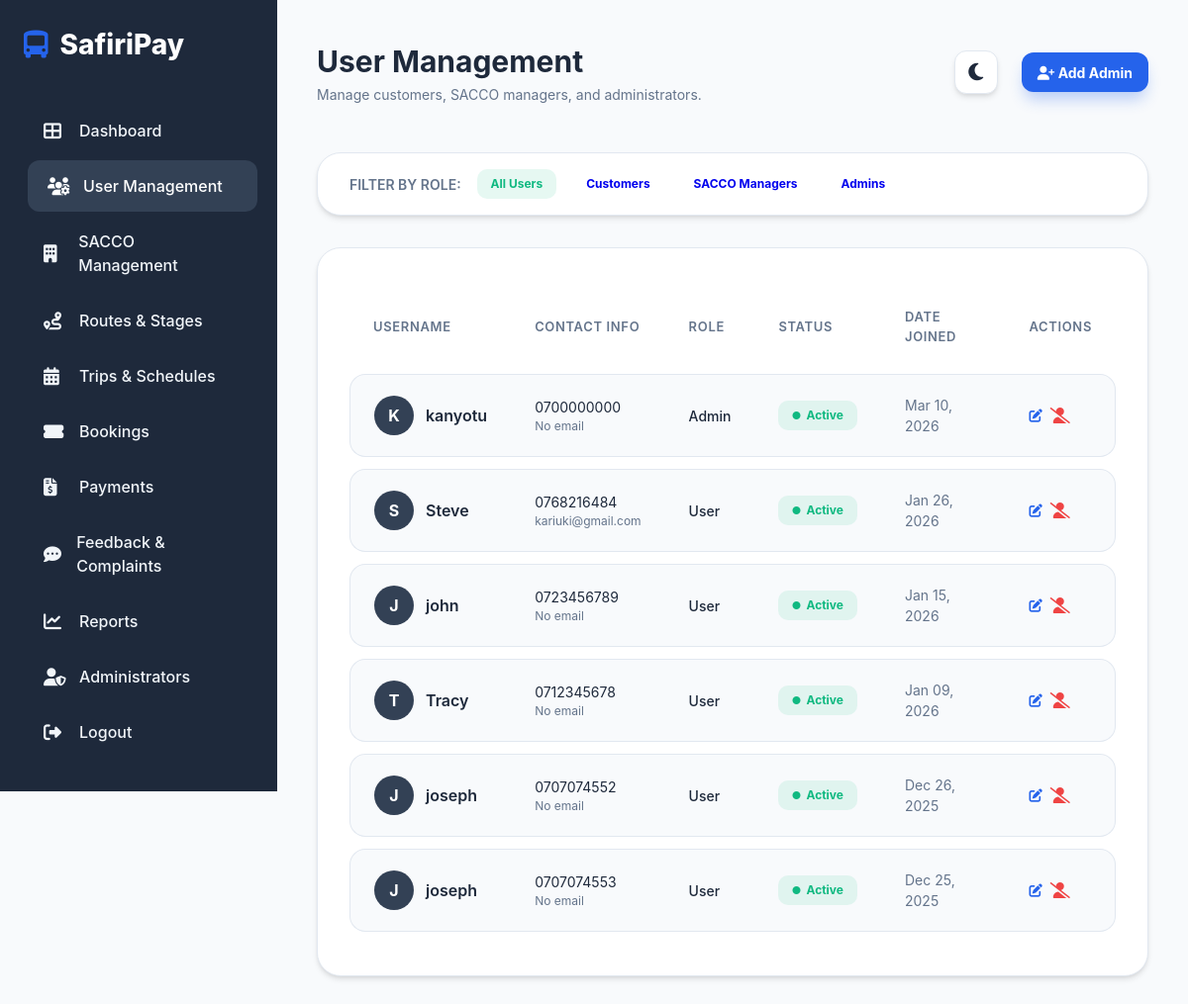
The app's page /adminveiw/manage_users.php (signed in) with its own data.
### tables this page shows
CREATE TABLE `users` (
  `userid` int(11) NOT NULL,
  `username` varchar(50) NOT NULL,
  `phoneno` varchar(15) NOT NULL,
  `email` varchar(255) DEFAULT NULL,
  `hashedpassword` varchar(255) NOT NULL,
  `monthlybudget` decimal(10,2) DEFAULT NULL,
  `datejoined` datetime DEFAULT current_timestamp(),
  `type` enum('user','sacco','admin') NOT NULL DEFAULT 'user',
  `saccoid` int(11) DEFAULT NULL
);

### adminveiw/manage_users.php (the view, shortened to what this page needs)
<?php
include 'database.php';
$filter = isset($_GET['type']) ? $_GET['type'] : 'all';
$query = "SELECT * FROM users";
$query .= " ORDER BY datejoined DESC";
$users = $conn->query($query);
?>
<!DOCTYPE html>
<html lang="en">
<head>
    <link rel="stylesheet" href="https://cdnjs.cloudflare.com/ajax/libs/font-awesome/6.4.0/css/all.min.css">
    <link rel="stylesheet" href="admin.css">
</head>
<body>
    <div class="dashboard-container">
        <div class="sidebar">
            <div class="sidebar-header">
                <i class="fas fa-bus-alt"></i>
                <span>SafiriPay</span>
            </div>
            <ul class="sidebar-menu">
                <li><a href="dashboard.php"><i class="fas fa-th-large"></i> <span>Dashboard</span></a></li>
                <li><a href="manage_users.php" class="active"><i class="fas fa-users-cog"></i> <span>User Management</span></a></li>
                <li><a href="manage_saccos.php"><i class="fas fa-building"></i> <span>SACCO Management</span></a></li>
                <li><a href="manage_routes.php"><i class="fas fa-route"></i> <span>Routes & Stages</span></a></li>
                <li><a href="manage_trips.php"><i class="fas fa-calendar-alt"></i> <span>Trips & Schedules</span></a></li>
                <li><a href="manage_bookings.php"><i class="fas fa-ticket-alt"></i> <span>Bookings</span></a></li>
                <li><a href="manage_payments.php"><i class="fas fa-file-invoice-dollar"></i> <span>Payments</span></a></li>
                <li><a href="manage_feedback.php"><i class="fas fa-comment-dots"></i> <span>Feedback & Complaints</span></a></li>
                <li><a href="reports.php"><i class="fas fa-chart-line"></i> <span>Reports</span></a></li>
                <li><a href="addadmin.php"><i class="fas fa-user-shield"></i> <span>Administrators</span></a></li>
                <li><a href="logout.php"><i class="fas fa-sign-out-alt"></i> <span>Logout</span></a></li>
            </ul>
        </div>
        <main class="main-content">
            <header class="header">
                <div class="header-title">
                    <h1>User Management</h1>
                    <p style="color: var(--text-muted); font-size: 0.875rem;">Manage customers, SACCO managers, and administrators.</p>
                </div>
                <div class="header-actions">
                    <button class="theme-toggle" id="theme-toggle">
                        <i class="fas fa-moon"></i>
                    </button>
                    <a href="addadmin.php" class="btn btn-primary" style="text-decoration: none; padding: 0.6rem 1rem; font-size: 0.875rem;">
                        <i class="fas fa-user-plus"></i> Add Admin
                    </a>
                </div>
            </header>
            <div class="data-card" style="margin-bottom: 2rem; padding: 1rem 2rem;">
                <div style="display: flex; gap: 1rem; align-items: center;">
                    <span style="font-weight: 600; font-size: 0.875rem; color: var(--text-muted);">FILTER BY ROLE:</span>
                    <a href="manage_users.php?type=all" class="status-badge <?php echo $filter == 'all' ? 'status-active' : ''; ?>" style="text-decoration: none; cursor: pointer;">All Users</a>
                    <a href="manage_users.php?type=user" class="status-badge <?php echo $filter == 'user' ? 'status-active' : ''; ?>" style="text-decoration: none; cursor: pointer;">Customers</a>
                    <a href="manage_users.php?type=sacco" class="status-badge <?php echo $filter == 'sacco' ? 'status-active' : ''; ?>" style="text-decoration: none; cursor: pointer;">SACCO Managers</a>
                    <a href="manage_users.php?type=admin" class="status-badge <?php echo $filter == 'admin' ? 'status-active' : ''; ?>" style="text-decoration: none; cursor: pointer;">Admins</a>
                </div>
            </div>
            <div class="data-card">
                <div class="table-responsive">
                    <table>
                        <thead>
                            <tr>
                                <th>Username</th>
                                <th>Contact Info</th>
                                <th>Role</th>
                                <th>Status</th>
                                <th>Date Joined</th>
                                <th>Actions</th>
                            </tr>
                        </thead>
                        <tbody>
                            <?php if ($users && $users->num_rows > 0): ?>
                                <?php while($row = $users->fetch_assoc()): ?>
                                    <tr>
                                        <td>
                                            <div style="display: flex; align-items: center; gap: 12px;">
                                                <div style="width: 40px; height: 40px; border-radius: 50%; background: var(--sidebar-hover); display: flex; align-items: center; justify-content: center; font-weight: 700; color: #fff;">
                                                    <?php echo strtoupper(substr($row['username'], 0, 1)); ?>
                                                </div>
                                                <div style="font-weight: 600;"><?php echo htmlspecialchars($row['username']); ?></div>
                                            </div>
                                        </td>
                                        <td>
                                            <div style="font-size: 0.875rem;"><?php echo htmlspecialchars($row['phoneno']); ?></div>
                                            <div style="font-size: 0.75rem; color: var(--text-muted);"><?php echo htmlspecialchars($row['email'] ?: 'No email'); ?></div>
                                        </td>
                                        <td>
                                            <span style="text-transform: capitalize; font-weight: 500; font-size: 0.875rem;">
                                                <?php echo $row['type'] ?: 'User'; ?>
                                            </span>
                                        </td>
                                        <td>
                                            <?php
                                            $is_active = !isset($row['status']) || $row['status'] == 1;
                                            ?>
                                            <span class="status-badge <?php echo $is_active ? 'status-active' : 'status-deactivated'; ?>">
                                                <i class="fas fa-circle" style="font-size: 0.5rem;"></i>
                                                <?php echo $is_active ? 'Active' : 'Inactive'; ?>
                                            </span>
                                        </td>
                                        <td style="color: var(--text-muted); font-size: 0.875rem;">
                                            <?php echo date('M d, Y', strtotime($row['datejoined'])); ?>
                                        </td>
                                        <td>
                                            <div style="display: flex; gap: 8px;">
                                                <button title="Edit User" style="background: none; border: none; color: var(--primary); cursor: pointer;"><i class="fas fa-edit"></i></button>
                                                <?php if($is_active): ?>
                                                    <a href="manage_users.php?action=deactivate&id=<?php echo $row['userid']; ?>" title="Deactivate" style="color: var(--danger);"><i class="fas fa-user-slash"></i></a>
                                                <?php else: ?>
                                                    <a href="manage_users.php?action=activate&id=<?php echo $row['userid']; ?>" title="Activate" style="color: var(--success);"><i class="fas fa-user-check"></i></a>
                                                <?php endif; ?>
                                            </div>
                                        </td>
                                    </tr>
                                <?php endwhile; ?>
                            <?php else: ?>
                                <tr>
                                    <td colspan="6" style="text-align:center;">No users found.</td>
                                </tr>
                            <?php endif; ?>
                        </tbody>
                    </table>
                </div>
            </div>
        </main>
    </div>
</body>
</html>

### adminveiw/admin.css (style rules this page uses)
:root { --primary: #2563eb; --primary-alt: #1d4ed8; --bg-main: #f8fafc; --sidebar-bg: #1e293b; --sidebar-text: #f1f5f9; --sidebar-hover: #334155; --card-bg: #ffffff; --text-main: #1e293b; --text-muted: #64748b; --border: #e2e8f0; --success: #10b981; --warning: #f59e0b; --danger: #ef4444; --shadow: 0 4px 6px -1px rgb(0 0 0 / 0.1), 0 2px 4px -2px rgb(0 0 0 / 0.1); --glass-bg: rgba(255, 255, 255, 0.7); --glass-border: rgba(255, 255, 255, 0.3); }
* { margin: 0; padding: 0; box-sizing: border-box; font-family: 'Inter', -apple-system, BlinkMacSystemFont, "Segoe UI", Roboto, sans-serif; transition: background-color 0.3s, color 0.3s, border-color 0.3s; }
body { background-color: var(--bg-main); color: var(--text-main); line-height: 1.5; }
.dashboard-container { display: flex; min-height: 100vh; }
.sidebar { width: 280px; background-color: var(--sidebar-bg); color: var(--sidebar-text); padding: 1.5rem; position: fixed; height: 100vh; z-index: 1000; }
.sidebar-header { margin-bottom: 2.5rem; font-size: 1.75rem; font-weight: 800; color: #fff; display: flex; align-items: center; gap: 12px; }
.sidebar-header i { color: var(--primary); }
.sidebar-menu { list-style: none; }
.sidebar-menu li { margin-bottom: 0.25rem; }
.sidebar-menu a { color: var(--sidebar-text); text-decoration: none; display: flex; align-items: center; gap: 12px; padding: 0.875rem 1.25rem; border-radius: 12px; font-weight: 500; transition: all 0.2s cubic-bezier(0.4, 0, 0.2, 1); }
.sidebar-menu a:hover, .sidebar-menu a.active { background-color: var(--sidebar-hover); color: #fff; transform: translateX(4px); }
.sidebar-menu a i { font-size: 1.125rem; width: 24px; }
.main-content { flex: 1; margin-left: 280px; padding: 2.5rem; }
.header { display: flex; justify-content: space-between; align-items: center; margin-bottom: 3rem; }
.header-title h1 { font-size: 1.875rem; font-weight: 700; }
.header-actions { display: flex; align-items: center; gap: 1.5rem; }
.theme-toggle { background: var(--card-bg); border: 1px solid var(--border); width: 44px; height: 44px; border-radius: 12px; cursor: pointer; display: flex; align-items: center; justify-content: center; font-size: 1.25rem; color: var(--text-main); box-shadow: var(--shadow); }
.data-card { background: var(--card-bg); border-radius: 24px; box-shadow: var(--shadow); padding: 2rem; border: 1px solid var(--border); }
.table-responsive { overflow-x: auto; }
table { width: 100%; border-collapse: separate; border-spacing: 0 12px; }
th { padding: 1rem 1.5rem; text-align: left; font-weight: 600; color: var(--text-muted); font-size: 0.8125rem; text-transform: uppercase; letter-spacing: 0.05em; }
td { padding: 1.25rem 1.5rem; background: var(--bg-main); border-top: 1px solid var(--border); border-bottom: 1px solid var(--border); }
td:first-child { border-left: 1px solid var(--border); border-radius: 16px 0 0 16px; }
td:last-child { border-right: 1px solid var(--border); border-radius: 0 16px 16px 0; }
.status-badge { padding: 0.375rem 0.875rem; border-radius: 10px; font-size: 0.75rem; font-weight: 700; display: inline-flex; align-items: center; gap: 6px; }
.status-paid, .status-active { background: rgba(16, 185, 129, 0.1); color: var(--success); }
.btn { padding: 0.875rem 1.5rem; border-radius: 12px; font-weight: 700; cursor: pointer; font-size: 1rem; transition: all 0.2s cubic-bezier(0.4, 0, 0.2, 1); }
.btn-primary { background-color: var(--primary); color: #fff; border: none; box-shadow: 0 10px 15px -3px rgba(37, 99, 235, 0.3); }

### records on screen
users: username "K", username "kanyotu", phoneno "0700000000", email "No email", type "Admin", datejoined "Mar 10, 2026"
users: username "S", username "Steve", phoneno "0768216484", email "kariuki@gmail.com", type "User", datejoined "Jan 26, 2026"
users: username "J", username "john", phoneno "0723456789", email "No email", type "User", datejoined "Jan 15, 2026"
users: username "T", username "Tracy", phoneno "0712345678", email "No email", type "User", datejoined "Jan 09, 2026"
users: username "J", username "joseph", phoneno "0707074552", email "No email", type "User", datejoined "Dec 26, 2025"
users: username "J", username "joseph", phoneno "0707074553", email "No email", type "User", datejoined "Dec 25, 2025"
